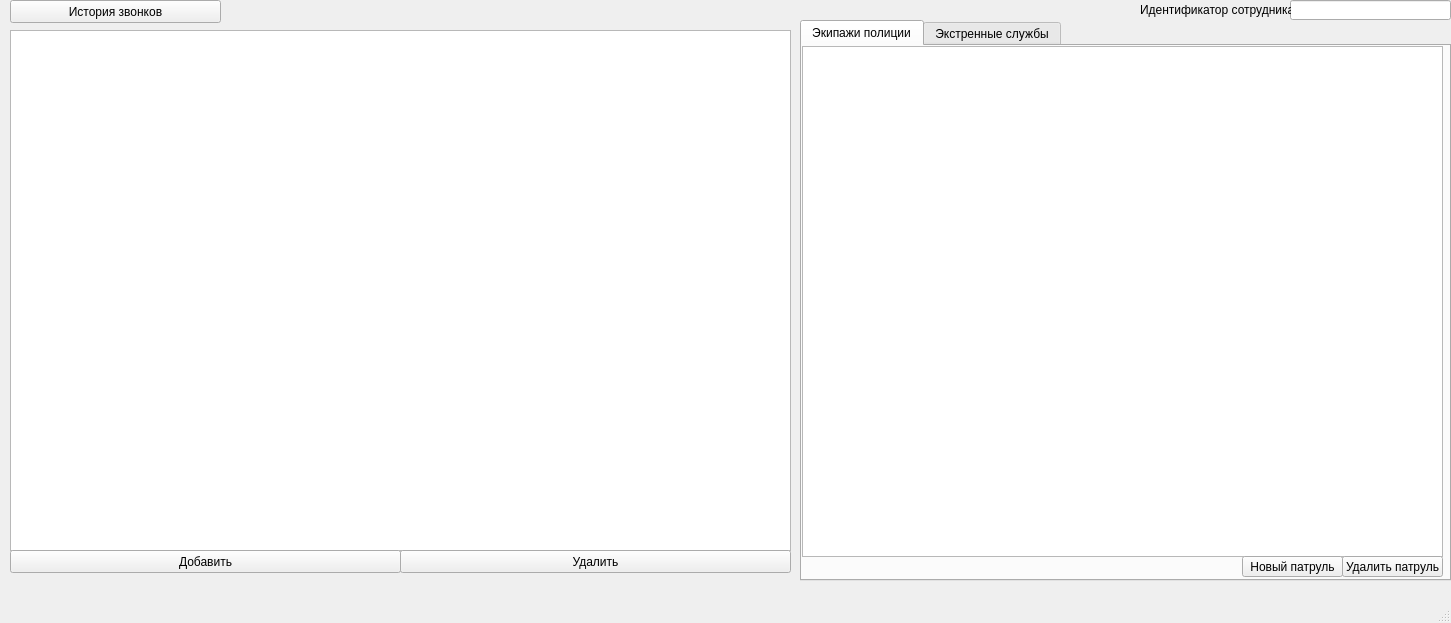
<?xml version="1.0" encoding="UTF-8"?>
<ui version="4.0">
 <class>ARM_emergency_operator</class>
 <widget class="QMainWindow" name="ARM_emergency_operator">
  <property name="geometry">
   <rect>
    <x>0</x>
    <y>0</y>
    <width>1451</width>
    <height>623</height>
   </rect>
  </property>
  <property name="windowTitle">
   <string>Автоматизированное рабочее место полицейского оператора</string>
  </property>
  <widget class="QWidget" name="centralwidget">
   <widget class="QTabWidget" name="tabWidget">
    <property name="geometry">
     <rect>
      <x>800</x>
      <y>20</y>
      <width>651</width>
      <height>561</height>
     </rect>
    </property>
    <property name="currentIndex">
     <number>0</number>
    </property>
    <widget class="QWidget" name="tab">
     <attribute name="title">
      <string>Экипажи полиции</string>
     </attribute>
     <widget class="QTableView" name="tableView_2">
      <property name="geometry">
       <rect>
        <x>0</x>
        <y>0</y>
        <width>641</width>
        <height>511</height>
       </rect>
      </property>
     </widget>
     <widget class="QPushButton" name="pushButton_3">
      <property name="geometry">
       <rect>
        <x>440</x>
        <y>510</y>
        <width>101</width>
        <height>21</height>
       </rect>
      </property>
      <property name="text">
       <string>Новый патруль</string>
      </property>
     </widget>
     <widget class="QPushButton" name="pushButton_4">
      <property name="geometry">
       <rect>
        <x>540</x>
        <y>510</y>
        <width>101</width>
        <height>21</height>
       </rect>
      </property>
      <property name="text">
       <string>Удалить патруль</string>
      </property>
     </widget>
    </widget>
    <widget class="QWidget" name="tab_2">
     <attribute name="title">
      <string>Экстренные службы</string>
     </attribute>
     <widget class="QPushButton" name="pushButton_5">
      <property name="geometry">
       <rect>
        <x>430</x>
        <y>510</y>
        <width>111</width>
        <height>21</height>
       </rect>
      </property>
      <property name="text">
       <string>Добавить контакт</string>
      </property>
     </widget>
     <widget class="QPushButton" name="pushButton_6">
      <property name="geometry">
       <rect>
        <x>540</x>
        <y>510</y>
        <width>101</width>
        <height>21</height>
       </rect>
      </property>
      <property name="text">
       <string>Удалить контакт</string>
      </property>
     </widget>
     <widget class="QTableView" name="tableView_3">
      <property name="geometry">
       <rect>
        <x>0</x>
        <y>0</y>
        <width>641</width>
        <height>511</height>
       </rect>
      </property>
     </widget>
    </widget>
   </widget>
   <widget class="QLineEdit" name="identifyIndex">
    <property name="geometry">
     <rect>
      <x>1290</x>
      <y>0</y>
      <width>161</width>
      <height>20</height>
     </rect>
    </property>
    <property name="text">
     <string/>
    </property>
   </widget>
   <widget class="QLabel" name="label">
    <property name="geometry">
     <rect>
      <x>1140</x>
      <y>0</y>
      <width>151</width>
      <height>20</height>
     </rect>
    </property>
    <property name="text">
     <string>Идентификатор сотрудника:</string>
    </property>
   </widget>
   <widget class="QPushButton" name="information">
    <property name="geometry">
     <rect>
      <x>10</x>
      <y>0</y>
      <width>211</width>
      <height>23</height>
     </rect>
    </property>
    <property name="text">
     <string>История звонков</string>
    </property>
   </widget>
   <widget class="QTableView" name="tableView">
    <property name="geometry">
     <rect>
      <x>10</x>
      <y>30</y>
      <width>781</width>
      <height>521</height>
     </rect>
    </property>
   </widget>
   <widget class="QPushButton" name="pushButton">
    <property name="geometry">
     <rect>
      <x>10</x>
      <y>550</y>
      <width>391</width>
      <height>23</height>
     </rect>
    </property>
    <property name="text">
     <string>Добавить</string>
    </property>
   </widget>
   <widget class="QPushButton" name="pushButton_2">
    <property name="geometry">
     <rect>
      <x>400</x>
      <y>550</y>
      <width>391</width>
      <height>23</height>
     </rect>
    </property>
    <property name="text">
     <string>Удалить</string>
    </property>
   </widget>
  </widget>
  <widget class="QMenuBar" name="menubar">
   <property name="geometry">
    <rect>
     <x>0</x>
     <y>0</y>
     <width>1451</width>
     <height>21</height>
    </rect>
   </property>
  </widget>
  <widget class="QStatusBar" name="statusbar"/>
 </widget>
 <resources/>
 <connections/>
</ui>
